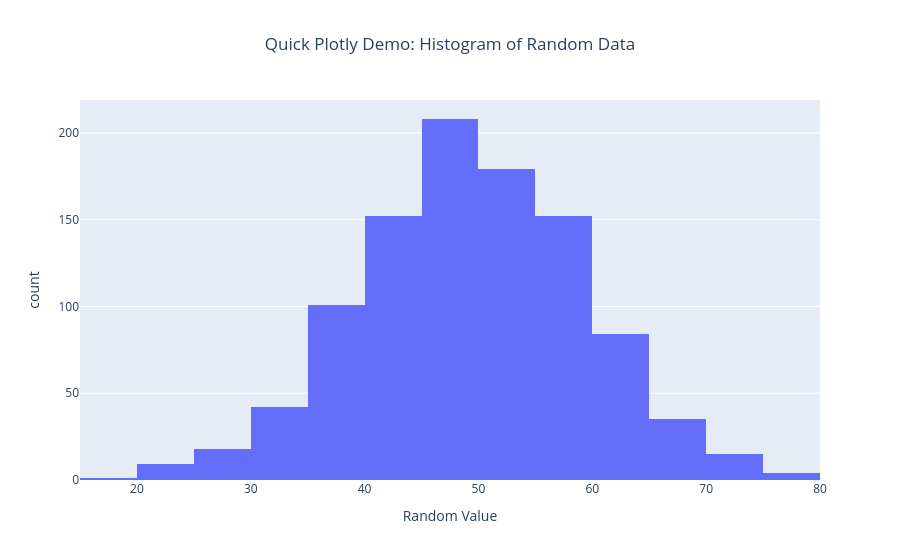

The notebook cell saved with this chart:
### Markdown cell above
## Graphing with Plotly and Plotly Dash

For this notebook, I chose to go with [Plotly](https://plotly.com/) and their dashboard/app tool, [Plotly Dash](https://plotly.com/dash/). Plotly is a very powerful charts library - created by a company of the same name - that's built on Javascript to create highly interactive charts and displays. It supports a wide variety of charts and graphs out of the box, with high levels of customization. Plotly Dash is built on top of Plotly, combining a small local webserver (Flask), the Javascript implementation of Plotly, and React.js. This allows you to map your python elements directly to HTML, creating a robust web app without needs to do any HTML or Javascript yourself.

Here's a quick exampl of a histogram using randomly generated data:

### Code cell
import numpy as np
import plotly.express as px

data = np.random.normal(loc=50, scale=10, size=1000)
fig = px.histogram(data, nbins=30, labels={'value': 'Random Value'}, title='Quick Plotly Demo: Histogram of Random Data')
fig.update_layout(showlegend=False, title_x=0.5)
fig

### Figure 1 — Plotly figure (JSON) as saved in the notebook; plotly's stock layout.template omitted (floating-point values rounded to 4 significant figures; data arrays with more than 128 entries replaced by an {"elided": "..."} marker saying what was removed)
{"data": [{"bingroup": "x", "hovertemplate": "variable=0<br>Random Value=%{x}<br>count=%{y}<extra></extra>", "legendgroup": "0", "marker": {"color": "#636efa", "pattern": {"shape": ""}}, "name": "0", "nbinsx": 30, "orientation": "v", "showlegend": true, "type": "histogram", "x": {"elided": "1000 float values"}, "xaxis": "x", "yaxis": "y"}], "layout": {"barmode": "relative", "legend": {"title": {"text": "variable"}, "tracegroupgap": 0}, "showlegend": false, "title": {"text": "Quick Plotly Demo: Histogram of Random Data", "x": 0.5}, "xaxis": {"anchor": "y", "domain": [0, 1], "title": {"text": "Random Value"}}, "yaxis": {"anchor": "x", "domain": [0, 1], "title": {"text": "count"}}}}
